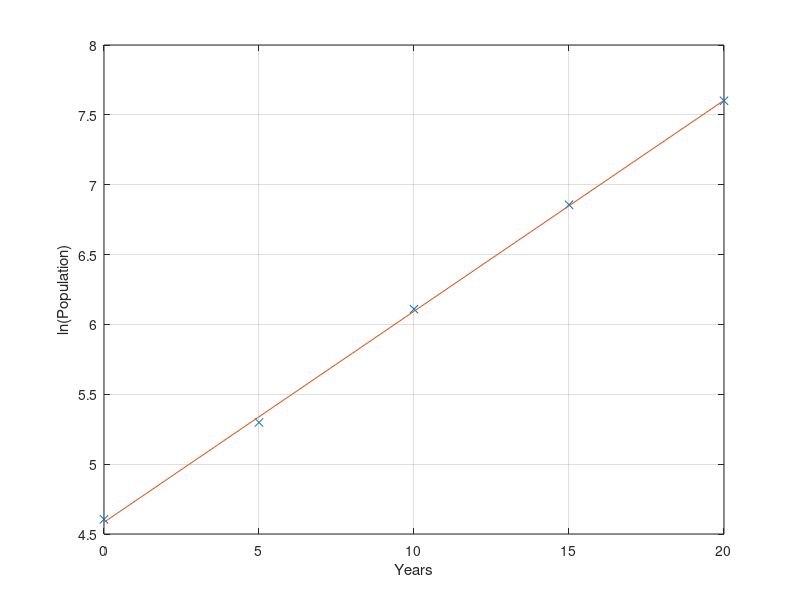

MATLAB code for this plot: (Note: this script raises an error after producing the figure.)
x = [0 5 10 15 20];
y = [100 200 450 950 2000];
 
yt = log(y);  % transform the y values
 
p = polyfit (x, yt, 1);  % fit a straight line to the transformed data
 
fitt = @(x) p(1) * x + p(2);  % function for the fitted line
figure (1)
plot (x, yt, 'x', x, fitt(x), 'MarkerSize', 10);
grid on; xlabel ('Years'); ylabel ('ln(Population)');
 
fprintf ('For transformed data a = %f, b = %f, r = %f\n', ...
             p(1), p(2), correlate (x, yt, fitt));
         
         pause
         
% calculate alpha and beta
alpha = exp(p(2));  
beta = p(1);

fit = @(x) alpha * exp(beta * x); % function for fitted curve
 
% need lots of x values to get a smooth plot of the fitted curve
xplot = linspace (0, 25, 100);  % plot up to 25 years
yplot = fit(xplot);
 
figure (2)
plot (x, y, 'x', xplot, yplot, 'MarkerSize', 10);
grid on;
xlabel ('Years');
ylabel ('Population');
 
fprintf ('For original data alpha = %f, beta = %f, r = %f\n',alpha, beta, correlate (x, y, fit));

fprintf('Predicted poplation after 25 years = %f\n', fit(25));
